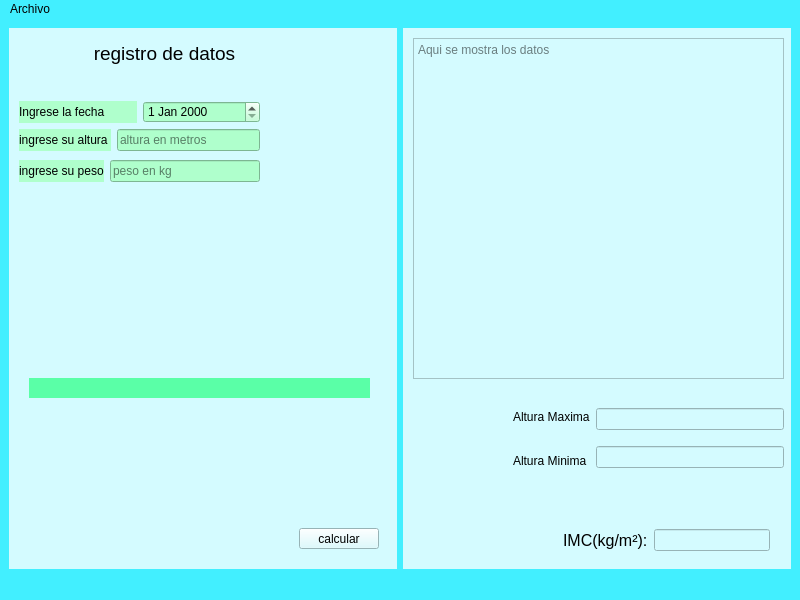
<?xml version="1.0" encoding="UTF-8"?>
<ui version="4.0">
 <class>principal</class>
 <widget class="QMainWindow" name="principal">
  <property name="geometry">
   <rect>
    <x>0</x>
    <y>0</y>
    <width>800</width>
    <height>600</height>
   </rect>
  </property>
  <property name="windowTitle">
   <string>principal</string>
  </property>
  <property name="styleSheet">
   <string notr="true">background-color: rgb(66, 239, 255);</string>
  </property>
  <widget class="QWidget" name="centralwidget">
   <layout class="QGridLayout" name="gridLayout">
    <item row="0" column="0">
     <widget class="QWidget" name="widget" native="true">
      <property name="styleSheet">
       <string notr="true">background-color: rgb(212, 251, 255);</string>
      </property>
      <widget class="QLabel" name="label_2">
       <property name="geometry">
        <rect>
         <x>0</x>
         <y>10</y>
         <width>311</width>
         <height>31</height>
        </rect>
       </property>
       <property name="font">
        <font>
         <pointsize>14</pointsize>
        </font>
       </property>
       <property name="text">
        <string>registro de datos</string>
       </property>
       <property name="alignment">
        <set>Qt::AlignCenter</set>
       </property>
      </widget>
      <widget class="QPushButton" name="btnCalcular">
       <property name="geometry">
        <rect>
         <x>290</x>
         <y>500</y>
         <width>80</width>
         <height>21</height>
        </rect>
       </property>
       <property name="text">
        <string>calcular</string>
       </property>
      </widget>
      <widget class="QLabel" name="outTabla">
       <property name="geometry">
        <rect>
         <x>20</x>
         <y>210</y>
         <width>341</width>
         <height>191</height>
        </rect>
       </property>
       <property name="text">
        <string/>
       </property>
      </widget>
      <widget class="QLabel" name="label_8">
       <property name="geometry">
        <rect>
         <x>20</x>
         <y>350</y>
         <width>341</width>
         <height>20</height>
        </rect>
       </property>
       <property name="styleSheet">
        <string notr="true">background-color: rgb(90, 255, 167);</string>
       </property>
       <property name="text">
        <string/>
       </property>
      </widget>
      <widget class="QWidget" name="">
       <property name="geometry">
        <rect>
         <x>10</x>
         <y>70</y>
         <width>241</width>
         <height>88</height>
        </rect>
       </property>
       <layout class="QVBoxLayout" name="verticalLayout_2">
        <item>
         <layout class="QVBoxLayout" name="verticalLayout">
          <item>
           <layout class="QHBoxLayout" name="horizontalLayout">
            <item>
             <widget class="QLabel" name="label">
              <property name="styleSheet">
               <string notr="true">background-color: rgb(175, 255, 204);</string>
              </property>
              <property name="text">
               <string>Ingrese la fecha</string>
              </property>
             </widget>
            </item>
            <item>
             <widget class="QDateEdit" name="inFecha">
              <property name="styleSheet">
               <string notr="true">background-color: rgb(175, 255, 204);</string>
              </property>
             </widget>
            </item>
           </layout>
          </item>
          <item>
           <layout class="QHBoxLayout" name="horizontalLayout_2">
            <item>
             <widget class="QLabel" name="label_3">
              <property name="styleSheet">
               <string notr="true">background-color: rgb(175, 255, 204);</string>
              </property>
              <property name="text">
               <string>ingrese su altura </string>
              </property>
             </widget>
            </item>
            <item>
             <widget class="QLineEdit" name="inMetros">
              <property name="styleSheet">
               <string notr="true">background-color: rgb(175, 255, 204);</string>
              </property>
              <property name="placeholderText">
               <string>altura en metros</string>
              </property>
             </widget>
            </item>
           </layout>
          </item>
         </layout>
        </item>
        <item>
         <layout class="QHBoxLayout" name="horizontalLayout_3">
          <item>
           <widget class="QLabel" name="label_4">
            <property name="styleSheet">
             <string notr="true">background-color: rgb(175, 255, 204);</string>
            </property>
            <property name="text">
             <string>ingrese su peso</string>
            </property>
           </widget>
          </item>
          <item>
           <widget class="QLineEdit" name="inPeso">
            <property name="styleSheet">
             <string notr="true">background-color: rgb(175, 255, 204);</string>
            </property>
            <property name="placeholderText">
             <string>peso en kg</string>
            </property>
           </widget>
          </item>
         </layout>
        </item>
       </layout>
      </widget>
     </widget>
    </item>
    <item row="0" column="1">
     <widget class="QWidget" name="widget_2" native="true">
      <property name="styleSheet">
       <string notr="true">background-color: rgb(212, 251, 255);</string>
      </property>
      <widget class="QPlainTextEdit" name="plainTextEdit">
       <property name="geometry">
        <rect>
         <x>10</x>
         <y>10</y>
         <width>371</width>
         <height>341</height>
        </rect>
       </property>
       <property name="placeholderText">
        <string>Aqui se mostra los datos </string>
       </property>
      </widget>
      <widget class="QWidget" name="">
       <property name="geometry">
        <rect>
         <x>160</x>
         <y>500</y>
         <width>207</width>
         <height>24</height>
        </rect>
       </property>
       <layout class="QHBoxLayout" name="horizontalLayout_4">
        <item>
         <widget class="QLabel" name="label_5">
          <property name="font">
           <font>
            <pointsize>12</pointsize>
           </font>
          </property>
          <property name="text">
           <string>IMC(kg/m²):</string>
          </property>
         </widget>
        </item>
        <item>
         <widget class="QLineEdit" name="outImc">
          <property name="readOnly">
           <bool>true</bool>
          </property>
         </widget>
        </item>
       </layout>
      </widget>
      <widget class="QWidget" name="">
       <property name="geometry">
        <rect>
         <x>110</x>
         <y>370</y>
         <width>271</width>
         <height>81</height>
        </rect>
       </property>
       <layout class="QHBoxLayout" name="horizontalLayout_5">
        <item>
         <layout class="QVBoxLayout" name="verticalLayout_3">
          <item>
           <widget class="QLabel" name="label_6">
            <property name="text">
             <string>Altura Maxima</string>
            </property>
           </widget>
          </item>
          <item>
           <widget class="QLabel" name="label_7">
            <property name="text">
             <string>Altura Minima</string>
            </property>
           </widget>
          </item>
         </layout>
        </item>
        <item>
         <layout class="QVBoxLayout" name="verticalLayout_4">
          <item>
           <widget class="QLineEdit" name="lineEdit"/>
          </item>
          <item>
           <widget class="QLineEdit" name="lineEdit_2">
            <property name="readOnly">
             <bool>true</bool>
            </property>
           </widget>
          </item>
         </layout>
        </item>
       </layout>
      </widget>
     </widget>
    </item>
   </layout>
  </widget>
  <widget class="QMenuBar" name="menubar">
   <property name="geometry">
    <rect>
     <x>0</x>
     <y>0</y>
     <width>800</width>
     <height>20</height>
    </rect>
   </property>
   <widget class="QMenu" name="menuArchivo">
    <property name="title">
     <string>Archivo</string>
    </property>
    <addaction name="actionGuardar"/>
    <addaction name="actionCalcular"/>
    <addaction name="actionAbrir_ctr_a"/>
    <addaction name="separator"/>
    <addaction name="actionSalir_esc"/>
   </widget>
   <addaction name="menuArchivo"/>
  </widget>
  <widget class="QStatusBar" name="statusbar"/>
  <action name="actionGuardar">
   <property name="text">
    <string>&amp;Guardar </string>
   </property>
   <property name="shortcut">
    <string>Ctrl+G</string>
   </property>
  </action>
  <action name="actionCalcular">
   <property name="text">
    <string>&amp;Calcular </string>
   </property>
   <property name="shortcut">
    <string>Ctrl+C</string>
   </property>
  </action>
  <action name="actionAbrir_ctr_a">
   <property name="text">
    <string>&amp;Abrir </string>
   </property>
   <property name="shortcut">
    <string>Ctrl+A</string>
   </property>
  </action>
  <action name="actionSalir_esc">
   <property name="text">
    <string>&amp;Salir </string>
   </property>
   <property name="shortcut">
    <string>Esc</string>
   </property>
  </action>
 </widget>
 <resources/>
 <connections/>
</ui>
